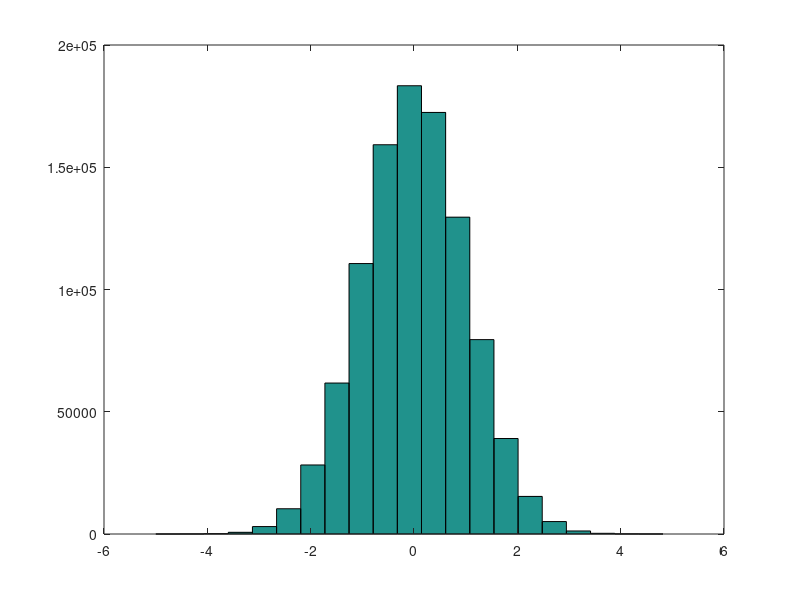

MATLAB code for this plot:
%create an array of 1000,000 samples from function randn,
%plot a histogram of these samples over 21 bins.

y= randn(1000000,1);

hist(y,21);